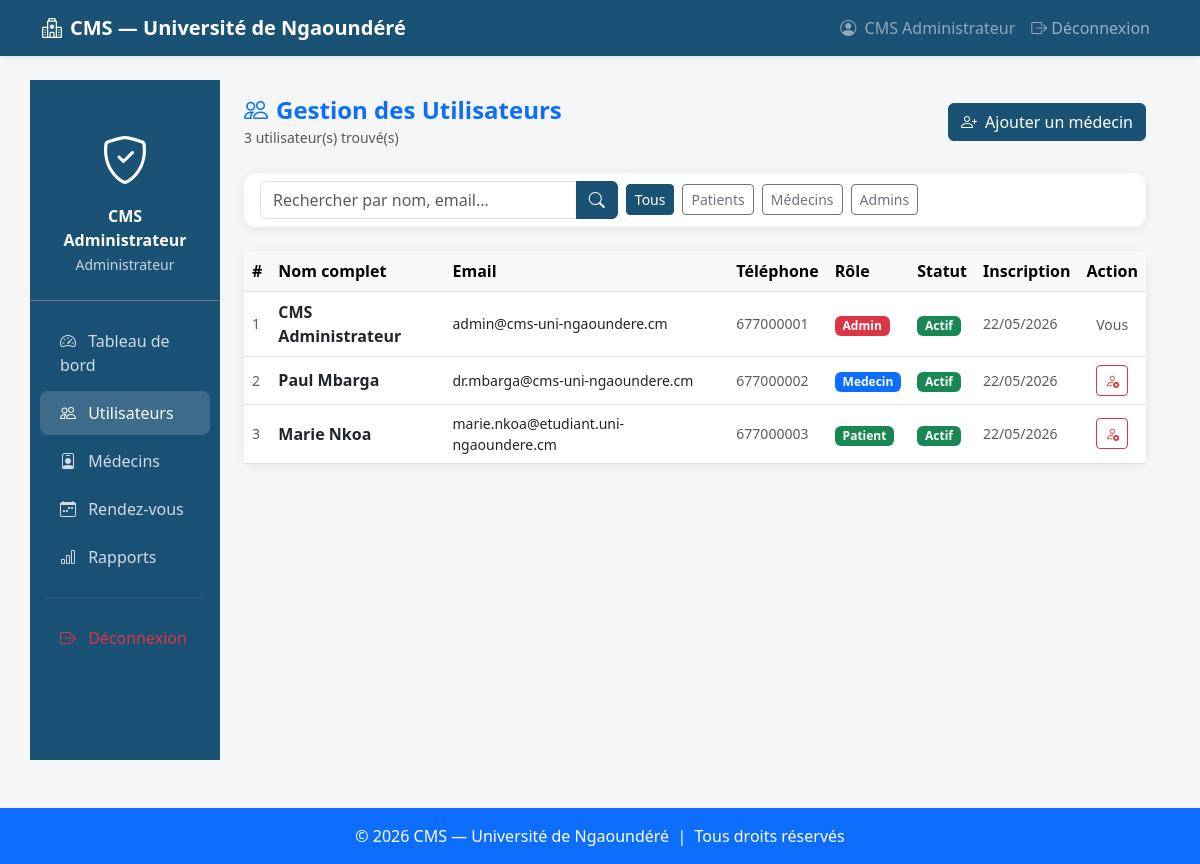
Page /admin/utilisateurs.php (signed in) on the committed database.
### tables this page shows
CREATE TABLE utilisateurs (
    id            INT AUTO_INCREMENT PRIMARY KEY,
    nom           VARCHAR(100) NOT NULL,
    prenom        VARCHAR(100) NOT NULL,
    email         VARCHAR(150) NOT NULL UNIQUE,
    mot_de_passe  VARCHAR(255) NOT NULL,
    role          ENUM('patient', 'medecin', 'admin') NOT NULL DEFAULT 'patient',
    telephone     VARCHAR(20),
    statut        ENUM('actif', 'inactif') NOT NULL DEFAULT 'actif',
    date_creation DATETIME NOT NULL DEFAULT CURRENT_TIMESTAMP
);

### includes/fonctions.php (called while the page is built, shortened)
<?php
function clean($data) {
    return htmlspecialchars(strip_tags(trim($data)), ENT_QUOTES, 'UTF-8');
}

### admin/utilisateurs.php (the view, shortened to what this page needs)
<?php
require_once '../includes/fonctions.php';
require_once '../includes/connexion.php';
$role      = clean($_GET['role'] ?? 'tous');
$recherche = clean($_GET['q'] ?? '');
$where  = "WHERE 1=1";
$params = [];
$stmt = $pdo->prepare("SELECT * FROM utilisateurs $where ORDER BY date_creation DESC");
$stmt->execute($params);
$utilisateurs = $stmt->fetchAll();
require_once '../includes/header.php';
?>
<div class="row">
    <div class="col-md-3 col-lg-2 px-0">
        <div class="sidebar d-flex flex-column" style="min-height:85vh;">
            <div class="text-center text-white py-4 px-3 border-bottom border-secondary">
                <i class="bi bi-shield-check" style="font-size:3rem;"></i>
                <p class="mb-0 fw-bold mt-2"><?= htmlspecialchars($_SESSION['prenom'].' '.$_SESSION['nom']) ?></p>
                <small class="opacity-75">Administrateur</small>
            </div>
            <nav class="nav flex-column mt-3">
                <a href="dashboard.php" class="nav-link"><i class="bi bi-speedometer2"></i> Tableau de bord</a>
                <a href="utilisateurs.php" class="nav-link active"><i class="bi bi-people"></i> Utilisateurs</a>
                <a href="medecins.php" class="nav-link"><i class="bi bi-person-badge"></i> Médecins</a>
                <a href="rendez_vous.php" class="nav-link"><i class="bi bi-calendar-week"></i> Rendez-vous</a>
                <a href="rapports.php" class="nav-link"><i class="bi bi-bar-chart"></i> Rapports</a>
                <hr class="border-secondary mx-3">
                <a href="../auth/logout.php" class="nav-link text-danger"><i class="bi bi-box-arrow-right"></i> Déconnexion</a>
            </nav>
        </div>
    </div>
    <div class="col-md-9 col-lg-10 py-3 px-4">
        <div class="d-flex justify-content-between align-items-center mb-4">
            <div>
                <h4 class="fw-bold text-primary mb-0">
                    <i class="bi bi-people me-2"></i>Gestion des Utilisateurs
                </h4>
                <small class="text-muted"><?= count($utilisateurs) ?> utilisateur(s) trouvé(s)</small>
            </div>
            <a href="medecins.php?action=ajouter" class="btn btn-primary">
                <i class="bi bi-person-plus me-2"></i>Ajouter un médecin
            </a>
        </div>
        <div class="card mb-4">
            <div class="card-body py-2">
                <form method="GET" class="row g-2 align-items-center">
                    <div class="col-md-5">
                        <div class="input-group">
                            <input type="text" class="form-control" name="q"
                                   placeholder="Rechercher par nom, email..."
                                   value="<?= htmlspecialchars($recherche) ?>">
                            <button class="btn btn-primary" type="submit">
                                <i class="bi bi-search"></i>
                            </button>
                        </div>
                    </div>
                    <div class="col-md-4">
                        <div class="d-flex gap-2">
                            <?php
                            $roles = ['tous' => 'Tous', 'patient' => 'Patients', 'medecin' => 'Médecins', 'admin' => 'Admins'];
                            foreach ($roles as $val => $label):
                                $active = ($role === $val) ? 'btn-primary' : 'btn-outline-secondary';
                            ?>
                                <a href="?role=<?= $val ?>&q=<?= urlencode($recherche) ?>"
                                   class="btn btn-sm <?= $active ?>"><?= $label ?></a>
                            <?php endforeach; ?>
                        </div>
                    </div>
                </form>
            </div>
        </div>
        <div class="card">
            <div class="card-body p-0">
                <div class="table-responsive">
                    <table class="table table-hover align-middle mb-0">
                        <thead class="table-light">
                            <tr>
                                <th>#</th>
                                <th>Nom complet</th>
                                <th>Email</th>
                                <th>Téléphone</th>
                                <th>Rôle</th>
                                <th>Statut</th>
                                <th>Inscription</th>
                                <th class="text-center">Action</th>
                            </tr>
                        </thead>
                        <tbody>
                            <?php foreach ($utilisateurs as $u):
                                $roleBadge = [
                                    'admin'   => 'danger',
                                    'medecin' => 'primary',
                                    'patient' => 'success',
                                ];
                            ?>
                            <tr>
                                <td class="text-muted small"><?= $u['id'] ?></td>
                                <td class="fw-semibold">
                                    <?= htmlspecialchars($u['prenom'].' '.$u['nom']) ?>
                                </td>
                                <td class="small"><?= htmlspecialchars($u['email']) ?></td>
                                <td class="small text-muted"><?= htmlspecialchars($u['telephone'] ?? '—') ?></td>
                                <td>
                                    <span class="badge bg-<?= $roleBadge[$u['role']] ?? 'secondary' ?>">
                                        <?= ucfirst($u['role']) ?>
                                    </span>
                                </td>
                                <td>
                                    <?php if ($u['statut'] === 'actif'): ?>
                                        <span class="badge bg-success">Actif</span>
                                    <?php else: ?>
                                        <span class="badge bg-danger">Inactif</span>
                                    <?php endif; ?>
                                </td>
                                <td class="small text-muted">
                                    <?= date('d/m/Y', strtotime($u['date_creation'])) ?>
                                </td>
                                <td class="text-center">
                                    <?php if ($u['id'] != $_SESSION['user_id']): ?>
                                        <a href="?toggle=<?= $u['id'] ?>&role=<?= $role ?>&q=<?= urlencode($recherche) ?>"
                                           class="btn btn-sm <?= $u['statut'] === 'actif' ? 'btn-outline-danger' : 'btn-outline-success' ?>"
                                           onclick="return confirm('Confirmer cette action ?')"
                                           title="<?= $u['statut'] === 'actif' ? 'Désactiver' : 'Activer' ?>">
                                            <i class="bi bi-<?= $u['statut'] === 'actif' ? 'person-x' : 'person-check' ?>"></i>
                                        </a>
                                    <?php else: ?>
                                        <span class="text-muted small">Vous</span>
                                    <?php endif; ?>
                                </td>
                            </tr>
                            <?php endforeach; ?>
                        </tbody>
                    </table>
                </div>
            </div>
        </div>
    </div>
</div>
<?php require_once '../includes/footer.php'; ?>

### includes/header.php (shortened to what this page needs)
<!DOCTYPE html>
<html lang="fr">
<head>
    <link href="https://cdn.jsdelivr.net/npm/bootstrap@5.3.0/dist/css/bootstrap.min.css" rel="stylesheet">
    <link href="https://cdn.jsdelivr.net/npm/bootstrap-icons@1.10.5/font/bootstrap-icons.css" rel="stylesheet">
    <link href="/cms_medical/assets/css/style.css" rel="stylesheet">
</head>
<body>
<nav class="navbar navbar-expand-lg navbar-dark bg-primary shadow-sm">
    <div class="container">
        <a class="navbar-brand fw-bold" href="/cms_medical/index.php">
            <i class="bi bi-hospital me-2"></i>CMS — Université de Ngaoundéré
        </a>
        <div class="collapse navbar-collapse" id="navMenu">
            <ul class="navbar-nav ms-auto align-items-center">
                <?php if (isset($_SESSION['user_id'])): ?>
                    <li class="nav-item">
                        <span class="nav-link text-white-50">
                            <i class="bi bi-person-circle me-1"></i>
                            <?= htmlspecialchars($_SESSION['prenom'] . ' ' . $_SESSION['nom']) ?>
                        </span>
                    </li>
                    <li class="nav-item">
                        <a class="nav-link" href="/cms_medical/auth/logout.php">
                            <i class="bi bi-box-arrow-right me-1"></i>Déconnexion
                        </a>
                    </li>
                <?php endif; ?>
            </ul>
        </div>
    </div>
</nav>
<div class="container mt-4">

### includes/footer.php (shortened to what this page needs)
</div>
<footer class="bg-primary text-white text-center py-3 mt-5">
    <p class="mb-0">
        &copy; <?= date('Y') ?> CMS — Université de Ngaoundéré &nbsp;|&nbsp;
        Tous droits réservés
    </p>
</footer>
</body>
</html>

### assets/css/style.css (style rules this page uses)
:root { --cms-blue: #1A5276; --cms-blue-light: #2E86C1; --cms-white: #FFFFFF; --cms-gray: #F4F6F7; }
body { background-color: var(--cms-gray); font-family: 'Segoe UI', sans-serif; min-height: 100vh; display: flex; flex-direction: column; }
.navbar { background-color: var(--cms-blue) !important; }
.card { border: none; border-radius: 12px; box-shadow: 0 2px 10px rgba(0,0,0,0.08); transition: transform 0.2s; }
.btn-primary { background-color: var(--cms-blue); border-color: var(--cms-blue); }
footer { margin-top: auto; background-color: var(--cms-blue) !important; }
.sidebar { min-height: calc(100vh - 56px); background-color: var(--cms-blue); padding-top: 20px; }
.sidebar .nav-link { color: rgba(255,255,255,0.8); padding: 10px 20px; border-radius: 8px; margin: 2px 10px; transition: all 0.2s; }
.sidebar .nav-link:hover, .sidebar .nav-link.active { background-color: rgba(255,255,255,0.15); color: white; }
.sidebar .nav-link i { margin-right: 8px; }

### rows in the picture
utilisateurs: id "1", prenom+nom "CMS Administrateur", email "admin@cms-uni-ngaoundere.cm", telephone "677000001", role "Admin", statut "Actif", date_creation "22/05/2026", shows "Vous"
utilisateurs: id "2", prenom+nom "Paul Mbarga", email "dr.mbarga@cms-uni-ngaoundere.cm", telephone "677000002", role "Medecin", statut "Actif", date_creation "22/05/2026"
utilisateurs: id "3", prenom+nom "Marie Nkoa", email "marie.nkoa@etudiant.uni-ngaoundere.cm", telephone "677000003", role "Patient", statut "Actif", date_creation "22/05/2026"

### other values in the picture
$_SESSION['prenom'] . ' ' . $_SESSION['nom'] "CMS Administrateur"
$_SESSION['prenom'].' '.$_SESSION['nom'] "CMS Administrateur"
count($utilisateurs) "3"
$label "Tous"
$label "Patients"
$label "Médecins"
$label "Admins"
